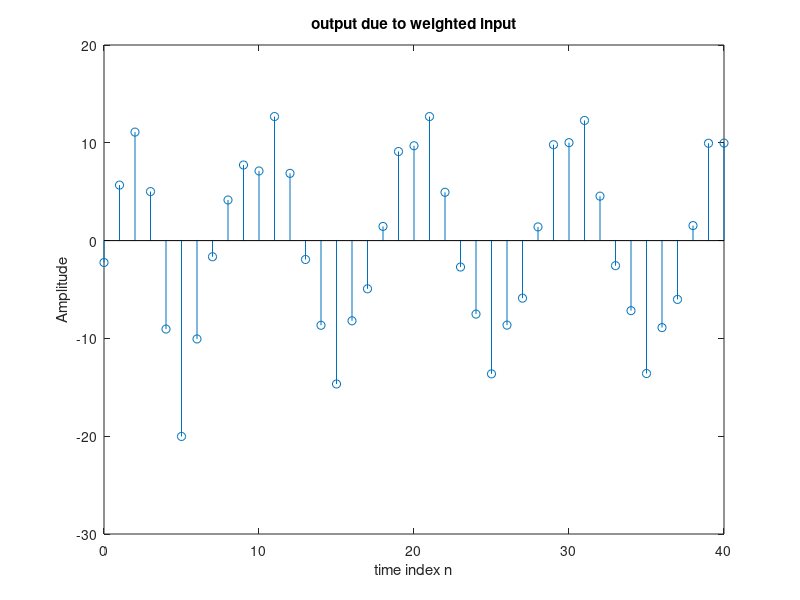
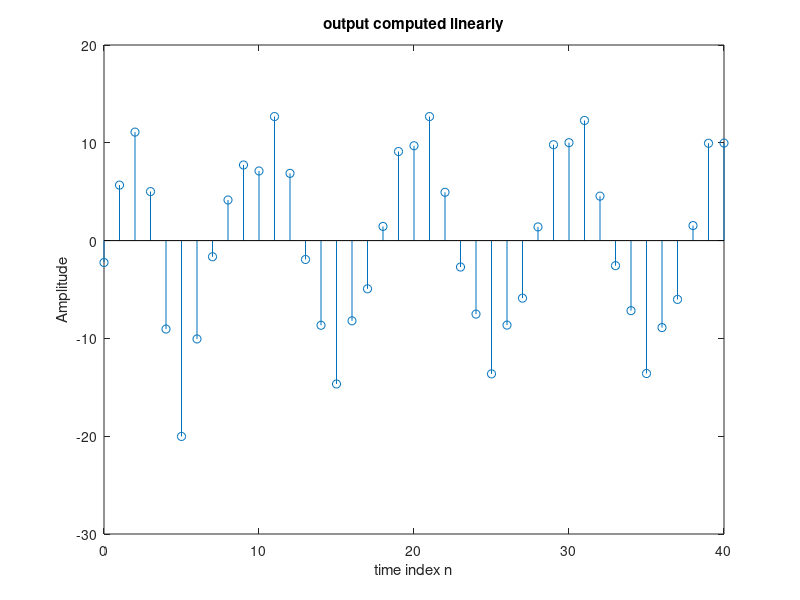
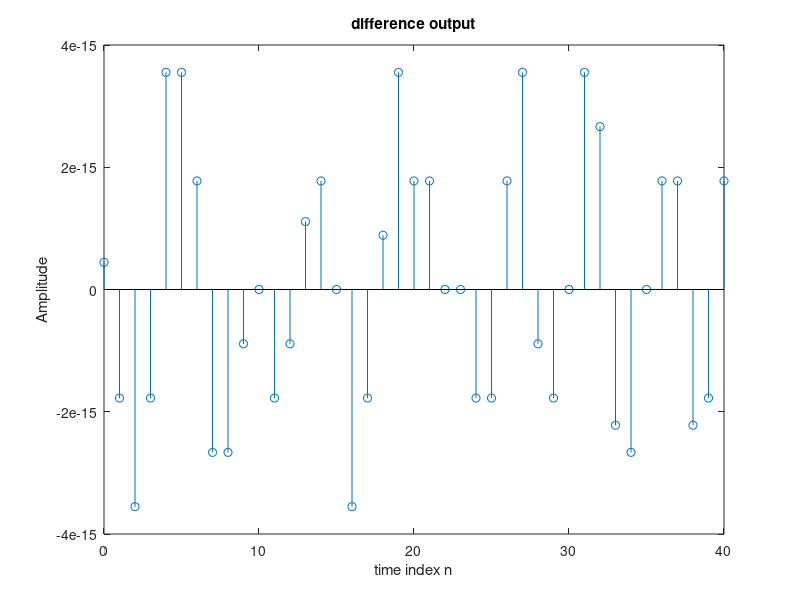

Recreate these plots in MATLAB, in order.
%linear and nonlinear system
clf;
n = 0:40;
a= 2; b = -3;
x1 = cos(2*pi*0.1*n);
x2 = cos(2*pi*0.4*n);
x = a*x1 + b* x2;
%aim 
%to implement
%y[n] - 0.4y[n-1] +0.75y[n-2] = 2.2403x[n] +2.4908x[n-1]+2.2403x[n-2]
%TF => numerator filter coefficients {x[n] coefficients}
%   => denominator filter coefficients {y[n] coefficients}
num = [2.2403 2.4908 2.2403];
denom = [1 -0.4 0.75];
%setting initial conditions
ic = [0 0];
y1 = filter(num,denom,x1,ic);
y2 = filter(num,denom,x2,ic);
y3 = filter(num,denom,x,ic);
%for comparison total input is computed
yt = a*y1 + b*y2;
%if both yt and y3 are same then their difference is zero
d = y3 - yt;
figure(1);
stem(n,y3);
ylabel('Amplitude');xlabel('time index n');
title('output due to weighted input');
%second figure
figure(2);
stem(n,yt);
ylabel('Amplitude');xlabel('time index n');
title('output computed linearly');
figure(3);
stem(n,d);
ylabel('Amplitude');xlabel('time index n');
title('difference output');


